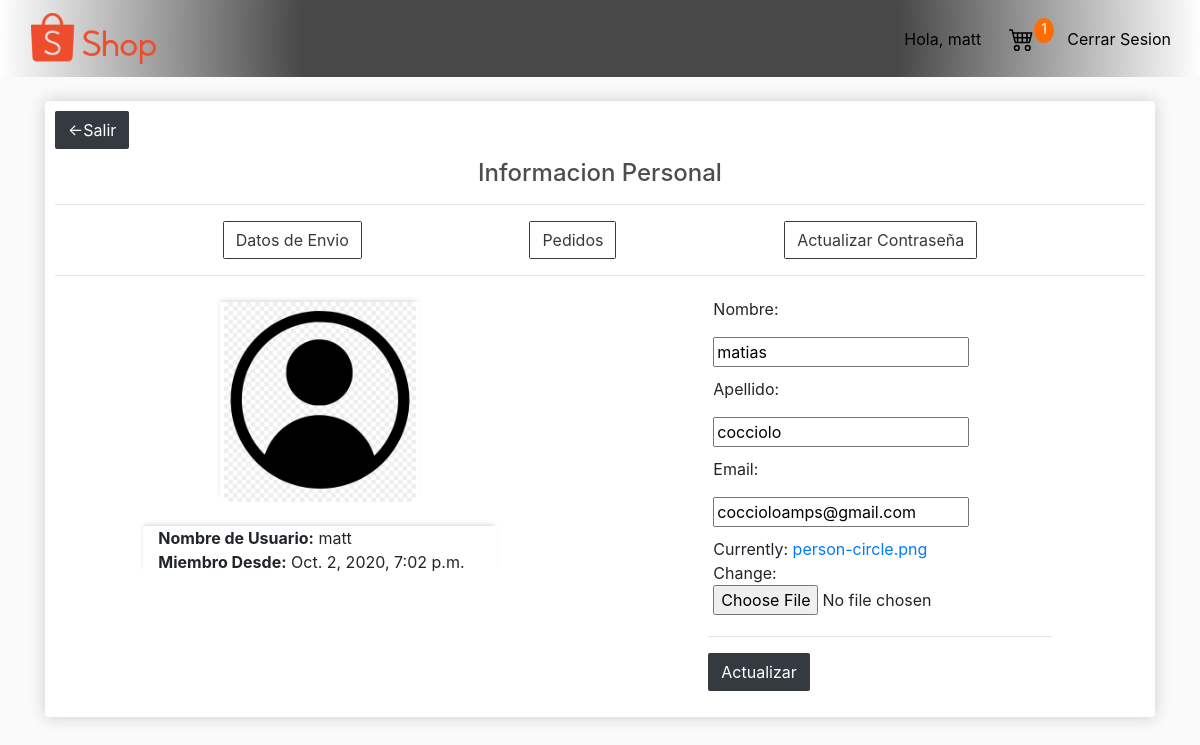
The page /set_profile/ (signed in) on the database its author committed.
### store/models.py (models this page shows, shortened)
class Customer(models.Model):
    user = models.OneToOneField(User, on_delete=models.CASCADE, null=True, blank=True)
    name = models.CharField(max_length=200, null=True)
    first_name = models.CharField(max_length=200, null=True)
    last_name = models.CharField(max_length=200, null=True)
    email = models.EmailField(max_length=254, null=True)
    profile_picture = models.ImageField(blank=False, default="person-circle.png", null=False)
    date_created = models.DateTimeField(auto_now_add=True, null=True)

### ware/decorators.py (the view)
        def wrapper_func(request, *args, **kwargs):
            group = None
            if request.user.groups.exists():
                group = request.user.groups.all()[0].name
            if group in allowed_roles:
                return view_func(request, *args, **kwargs)
            else:
                return HttpResponse('No Tiene los Privilegios para Acceder a esta Pagina!\nQUE LASTIMA!')

### store/forms.py
class CustomerForm(ModelForm):
    class Meta:
        model = Customer
        fields = '__all__'
        exclude = ['user', 'name']

### store/models.py (called while the page is built)
    @property
    def get_cart_items(self):
        orderitems = self.orderitem_set.all()
        total = sum([item.quantity for item in orderitems])
        return total

### store/utils.py (called while the page is built)
def cartdata(request):
    if request.user.is_authenticated:
        customer = request.user.customer
        order, created = Order.objects.get_or_create(customer=customer, complete=False)
        items = order.orderitem_set.all()
        cartitems = order.get_cart_items
    else:
        cookiedata = cookiecart(request)
        cartitems = cookiedata['cartitems']
        order = cookiedata['order']
        items = cookiedata['items']
    return {'cartitems': cartitems, 'order': order, 'items': items}

### store/views.py (called while the page is built)
@login_required(login_url='login')
@allowed_users(allowed_roles=['customers'])
def set_profile(request):
    customer = request.user.customer
    form = CustomerForm(instance=customer)
    if request.method == "POST":
        form = CustomerForm(request.POST, request.FILES, instance=customer)
        if form.is_valid():
            form.save()
    data = cartdata(request)
    cartitems = data['cartitems']
    order = data['order']
    items = data['items']
    context = {'items': items, 'order': order, 'cartitems': cartitems, 'form': form}
    return render(request, 'store/set_profile.html', context)

### store/templates/store/set_profile.html (shortened to what this page needs)
{% extends 'store/main.html' %}
{% load static %}
{% block content %}
<div class="box-element">
    <a class="btn btn-dark" href="{% url 'store' %}">&#8592;Salir</a>
    <div class="row">
        <div class="col-lg-12">
            <h4 ALIGN=center>Informacion Personal</h4>
            <hr>
            <div class="center-buttons">
                <a class="btn btn-outline-dark" href="{% url 'profile_ship' %}">Datos de Envio</a>
                <a class="btn btn-outline-dark" href="{% url 'profile_orders' %}">Pedidos</a>
                <a class="btn btn-outline-dark" href="{% url 'profile_passwd_update' %}">Actualizar Contraseña</a>
            </div>
            <hr>
            <div class="row">
                <div class="col-lg-6">
                    <img class="profile-picture" src="{{request.user.customer.profile_picture.url}}">
                    <br>
                    <div class="col-lg-8 center-form">
                        <strong>Nombre de Usuario:</strong> {{request.user.username}}
                        <br>
                        <strong>Miembro Desde:</strong> {{request.user.customer.date_created}}
                    </div>
                </div>
                <div class="col-lg-4 center-form-tit">
                    <form method="POST" action="" enctype="multipart/form-data">
                        <div class="form-field">
                            <p>Nombre:</p>
                            {{form.first_name}}
                        </div>
                        <div class="form-field">
                            <p>Apellido:</p>
                            {{form.last_name}}
                        </div>
                        <div class="form-field">
                            <p>Email:</p>
                            {{form.email}}
                        </div>
                        <div class="form-field">
                            {{form.profile_picture}}
                        </div>
                        <br>
                        <hr>
                        <input type="submit" value="Actualizar" class="btn btn-dark">
                    </form>
                </div>
            </div>
        </div>
    </div>
</div>
{% endblock content %}

### store/templates/store/main.html (shortened to what this page needs)
{% load static %}
<html>
<head>
    <link href="https://stackpath.bootstrapcdn.com/bootstrap/4.5.0/css/bootstrap.min.css"
 rel="stylesheet">
    <link href="{% static 'css/main.css' %}" rel="stylesheet" type="text/css">
</head>
<body>
<nav class="navbar navbar-expand-lg navbar-light bg-light" id="nav">
    <div>
        <a class="navbar-brand" href="{% url 'store' %}">
            <img id="home" src="{% static 'images/shop.png' %}">
        </a>
    </div>
    <div class="collapse navbar-collapse" id="navbarSupportedContent">
        <div class="form-inline my-2 my-lg-0">
            <a class=" btn btn-link hidden" href="{% url 'set_profile' %}" id="hello-user">Hola, {{request.user}}</a>
            <a href="{% url 'cart' %}">
                <img id="cart-icon" src="{% static 'images/cart4.svg' %}">
            </a>
            <p id="cart-total">{{cartitems}}</p>
            <a href="{% url 'logout' %}">
                <button class="btn btn-link hidden" id="close-session" type="button">Cerrar Sesion</button>
            </a>
        </div>
    </div>
</nav>
<div class="container"><br>
    {% block content %}
    {% endblock content %}
</div>
</body>
</html>

### static/css/main.css (style rules this page uses)
body { background-color: hsl(0, 0%, 98%); }
h1,h2,h3,h4,h5,h6 { color:hsl(0, 0%, 30%); }
.box-element { box-shadow:hsl(0, 0%, 80%) 0 0 16px; background-color: #fff; border-radius: 4px; padding: 10px; }
.bg-light { background: radial-gradient(circle, rgba(0,0,0,0.7091211484593838) 50%, rgba(255,255,255,1) 100%); }
#cart-icon { width:25px; display: inline-block; margin-left: 15px; }
#cart-total { display: block; text-align: center; color: #fff; background-color: #ff6d00; width: 20px; height: 25px; border-radius: 50%; font-size: 14px; }
.col-lg-4, .col-lg-6, .col-lg-8, .col-lg-12 { margin-top: 10px; }
.btn { border-radius: 0.1em/0.1em; }
.form-field { width:250px; display: inline-block; padding: 5px; }
.btn-link, .btn-link:hover, .hello-msg { font-size: 16px; color:black; }
#home { width:125px; display: inline-block; margin-left: 15px; }
.profile-picture { display:block; margin:auto; object-fit: scale-down; width: 200px; height: 200px; -webkit-box-shadow: -1px -3px 5px -2px rgba(214,214,214,1); -moz-box-shadow: -1px -3px 5px -2px rgba(214,214,214,1); box-shadow: -1px -3px 5px -2px rgba(214,214,214,1); }
.center-buttons { display:flex; justify-content: space-evenly; }
.center-form { display:block; margin:auto; object-fit: scale-down; -webkit-box-shadow: -1px -3px 5px -2px rgba(214,214,214,1); -moz-box-shadow: -1px -3px 5px -2px rgba(214,214,214,1); box-shadow: -1px -3px 5px -2px rgba(214,214,214,1); }
.center-form-tit { display:block; margin:auto; object-fit: scale-down; }

### rows shown on the page
Customer: first_name "matias", last_name "cocciolo", email "coccioloamps@gmail.com"

### other values the page prints
{{ request.user }} "matt"
{{ cartitems }} "1"
{{ request.user.username }} "matt"
{{ request.user.customer.date_created }} "Oct. 2, 2020, 7:02 p.m."
